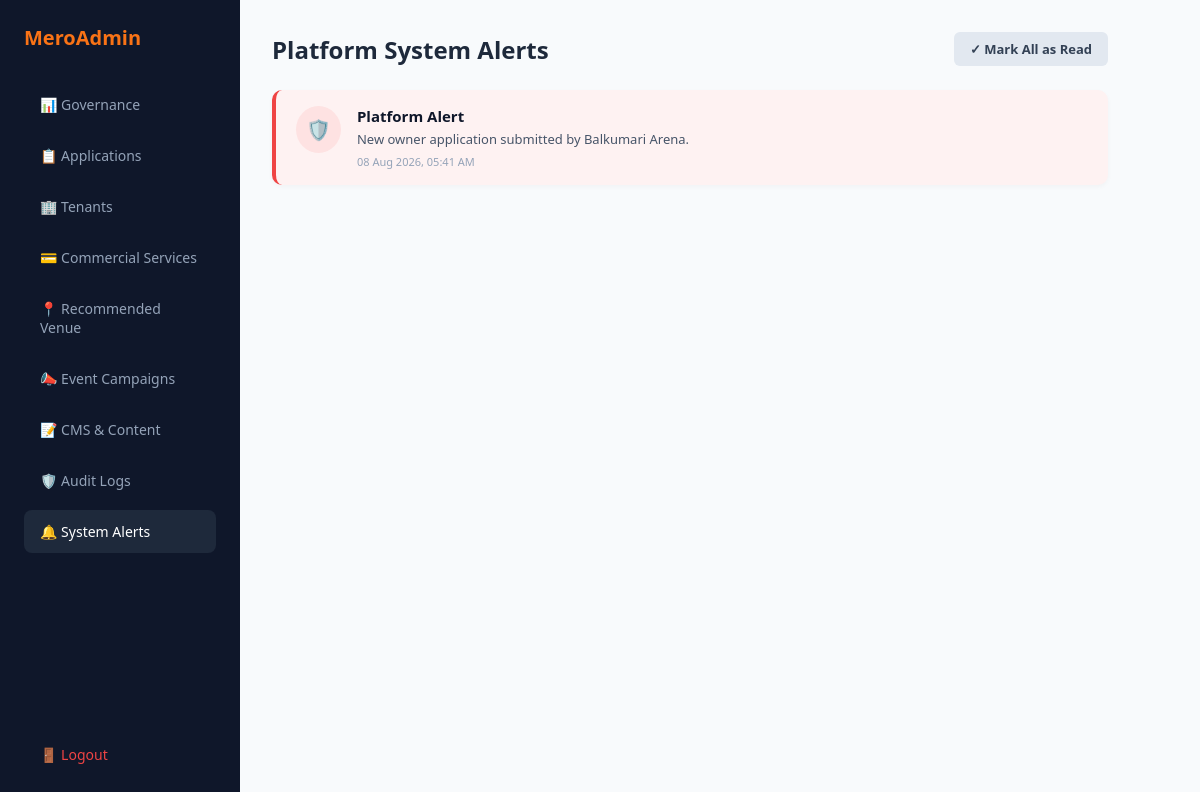
Page /superadmin/notifications.php (signed in) on the committed database.
### tables this page shows
CREATE TABLE `notifications` (
  `id` int(11) NOT NULL AUTO_INCREMENT,
  `user_id` int(11) DEFAULT NULL,
  `role` enum('player','owner','superadmin') NOT NULL,
  `tenant_id` int(11) DEFAULT NULL,
  `title` varchar(255) NOT NULL,
  `message` text NOT NULL,
  `type` enum('booking','payment','system','maintenance') DEFAULT 'booking',
  `is_read` tinyint(1) DEFAULT 0,
  `created_at` timestamp NOT NULL DEFAULT current_timestamp(),
  PRIMARY KEY (`id`)
);

### superadmin/notifications.php (the view, shortened to what this page needs)
<?php
$db = getDB();
$stmt = $db->prepare("SELECT * FROM notifications WHERE role = 'superadmin' ORDER BY created_at DESC");
$stmt->execute();
$notifications = $stmt->fetchAll();
?>
<!DOCTYPE html>
<html lang="en">
<head>
</head>
<body>
<div class="sidebar">
  <h2>MeroAdmin</h2>
  <a href="index.php" class="nav-item">📊 Governance</a>
  <a href="applications.php" class="nav-item">📋 Applications</a>
  <a href="owners.php" class="nav-item">🏢 Tenants</a>
  <a href="plans.php" class="nav-item">💳 Commercial Services</a>
  <a href="recommended-promotions.php" class="nav-item">📍 Recommended Venue</a>
  <a href="event-promotions.php" class="nav-item">📣 Event Campaigns</a>
  <a href="cms.php" class="nav-item">📝 CMS & Content</a>
  <a href="audit.php" class="nav-item">🛡️ Audit Logs</a>
  <a href="notifications.php" class="nav-item active">🔔 System Alerts</a>
  <a href="../auth/logout.php" class="nav-item" style="margin-top:auto; color:#ef4444;">🚪 Logout</a>
</div>
<div class="main-content">
  <div class="page-header">
    <h1 class="page-title">Platform System Alerts</h1>
    <form method="post"><input type="hidden" name="csrf_token" value="<?=csrfToken()?>"><input type="hidden" name="action" value="mark_all"><button class="btn-read-all" style="border:0;cursor:pointer">✓ Mark All as Read</button></form>
  </div>
  <div class="notif-list">
    <?php if (empty($notifications)): ?>
      <div style="background:white; padding:40px; text-align:center; border-radius:12px; color:#64748b;">
        🔔 No system alerts recorded.
      </div>
    <?php else: ?>
      <?php foreach ($notifications as $n): ?>
        <div class="notif-card <?= $n['is_read'] ? 'read' : 'unread' ?>">
          <div class="notif-icon">🛡️</div>
          <div class="notif-body">
            <h4><?= htmlspecialchars($n['title']) ?></h4>
            <p><?= htmlspecialchars($n['message']) ?></p>
            <div class="notif-time"><?= date('d M Y, h:i A', strtotime($n['created_at'])) ?></div>
          </div>
        </div>
      <?php endforeach; ?>
    <?php endif; ?>
  </div>
</div>
</body>
</html>

### superadmin/notifications.php (style rules this page uses)
* { box-sizing: border-box; margin: 0; padding: 0; font-family: 'Segoe UI', system-ui, sans-serif; }
body { background: #f8fafc; color: #1e293b; display: flex; min-height: 100vh; }
.sidebar { width: 240px; background: #0f172a; color: white; padding: 24px; display: flex; flex-direction: column; gap: 8px; }
.sidebar h2 { font-size: 20px; font-weight: 800; color: #f97316; margin-bottom: 24px; }
.nav-item { padding: 12px 16px; border-radius: 8px; color: #94a3b8; text-decoration: none; font-size: 14px; font-weight: 500; }
.nav-item:hover, .nav-item.active { background: #1e293b; color: white; }
.main-content { flex: 1; padding: 32px; max-width: 900px; }
.page-header { display: flex; justify-content: space-between; align-items: center; margin-bottom: 24px; }
.page-title { font-size: 24px; font-weight: 800; }
.btn-read-all { background: #e2e8f0; color: #334155; padding: 8px 16px; border-radius: 6px; text-decoration: none; font-size: 13px; font-weight: 600; }
.notif-list { display: flex; flex-direction: column; gap: 12px; }
.notif-card { background: white; border-radius: 10px; padding: 16px 20px; border-left: 4px solid #ef4444; box-shadow: 0 2px 5px rgba(0,0,0,0.03); display: flex; gap: 16px; align-items: flex-start; }
.notif-card.unread { background: #fef2f2; border-left-color: #ef4444; }
.notif-icon { font-size: 20px; background: #fee2e2; padding: 10px; border-radius: 50%; }
.notif-body h4 { font-size: 15px; color: #0f172a; margin-bottom: 4px; }
.notif-body p { font-size: 13px; color: #475569; line-height: 1.4; }
.notif-time { font-size: 11px; color: #94a3b8; margin-top: 6px; }

### rows in the picture
notifications: title "Platform Alert", message "New owner application submitted by Balkumari Arena.", created_at "08 Aug 2026, 05:41 AM"
